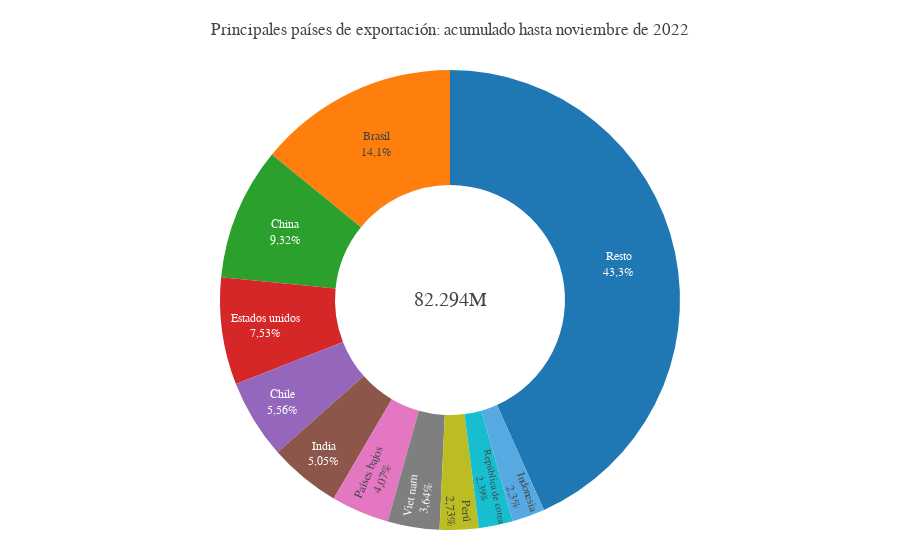

The cell this chart's notebook holds for it:
### Code cell
import numpy as np
def plot_anillo_socios(acumulado:bool):
    df = socios_sas_expo_acumulado_presentable if acumulado else socios_sas_expo_mensual_presentable
    fecha = f"acumulado hasta {DIC_MESES[ultimo_mes]} de {ultimo_anio}" if acumulado else f"mes de {DIC_MESES[ultimo_mes]}"
    total = "{:,d}".format(int(round(df['Millones de dólares'].sum(),0))).replace(",",".")+"M"
    fig = go.Figure(data=[go.Pie(labels=df.País, values=df['Millones de dólares'], hole=.5,
                    customdata = np.transpose([socios_sas_expo_acumulado_presentable["Variación porcentual"],
                                                ]),
                    hovertemplate="<b>%{label}</b> <br>Dólares: $%{value:,.2f}"
        "<br>Participación porcentual de las exportaciones: %{percent:.1%}"
        "<br>Variación porcentual: %{customdata[0]:.1%}"
        "<br<extra></extra>>",
                    )])
    
    fig.update_layout(title_text = f"Principales países de exportación: {fecha}", template = None, font_family = "verdana",
                    margin = dict(t=70, l=10, r=10, b=30), separators = ",.",
                    annotations = [dict(text = f"{total}", showarrow = False, font_size = 20)],
                    showlegend= False,
                    paper_bgcolor='rgba(0,0,0,0)')
    fig.update_traces(textposition='inside', textinfo='label+percent+label')
    fig.update_traces(hovertemplate=None, selector=dict(name = 'Resto'))
    return fig

plot_anillo_socios(acumulado=False)
plot_anillo_socios(acumulado=True)

### Figure 1 — Plotly figure (JSON) as saved in the notebook; plotly's stock layout.template omitted (floating-point values rounded to 4 significant figures)
{"data": [{"customdata": [[0.08461], [0.2954], [0.4156], [0.2179], [0.09245], [0.1833], [0.02386], [0.2556], [0.232], [0.1207], [0]], "hole": 0.5, "hovertemplate": "<b>%{label}</b> <br>Dólares: $%{value:,.2f}<br>Participación porcentual de las exportaciones: %{percent:.1%}<br>Variación porcentual: %{customdata[0]:.1%}<br<extra></extra>>", "labels": ["Brasil", "China", "Estados unidos", "Chile", "India", "Países bajos", "Viet nam", "Perú", "República de corea", "Indonesia", "Resto"], "textinfo": "label+percent+label", "textposition": "inside", "type": "pie", "values": [11600.0, 7672.0, 6199.0, 4578.0, 4153.0, 3352.0, 2998.0, 2247.0, 1969.0, 1891.0, 35640.0]}], "layout": {"annotations": [{"font": {"size": 20}, "showarrow": false, "text": "82.294M"}], "font": {"family": "verdana"}, "margin": {"b": 30, "l": 10, "r": 10, "t": 70}, "paper_bgcolor": "rgba(0,0,0,0)", "separators": ",.", "showlegend": false, "title": {"text": "Principales países de exportación: acumulado hasta noviembre de 2022"}}}
